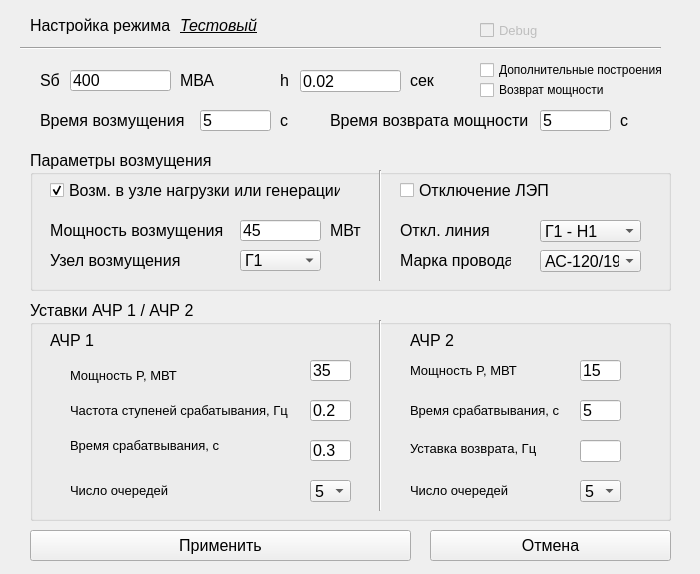
<?xml version="1.0" encoding="UTF-8"?>
<ui version="4.0">
 <class>Form</class>
 <widget class="QWidget" name="Form">
  <property name="geometry">
   <rect>
    <x>0</x>
    <y>0</y>
    <width>700</width>
    <height>574</height>
   </rect>
  </property>
  <property name="minimumSize">
   <size>
    <width>431</width>
    <height>539</height>
   </size>
  </property>
  <property name="maximumSize">
   <size>
    <width>700</width>
    <height>700</height>
   </size>
  </property>
  <property name="font">
   <font>
    <pointsize>12</pointsize>
   </font>
  </property>
  <property name="windowTitle">
   <string>Изменение параметров режима</string>
  </property>
  <widget class="QLabel" name="label">
   <property name="geometry">
    <rect>
     <x>30</x>
     <y>10</y>
     <width>141</width>
     <height>31</height>
    </rect>
   </property>
   <property name="text">
    <string>Настройка режима:</string>
   </property>
  </widget>
  <widget class="QLabel" name="label_2">
   <property name="geometry">
    <rect>
     <x>180</x>
     <y>10</y>
     <width>201</width>
     <height>31</height>
    </rect>
   </property>
   <property name="font">
    <font>
     <pointsize>12</pointsize>
     <italic>true</italic>
     <underline>true</underline>
    </font>
   </property>
   <property name="text">
    <string>Тестовый</string>
   </property>
  </widget>
  <widget class="Line" name="line">
   <property name="geometry">
    <rect>
     <x>20</x>
     <y>40</y>
     <width>641</width>
     <height>16</height>
    </rect>
   </property>
   <property name="orientation">
    <enum>Qt::Horizontal</enum>
   </property>
  </widget>
  <widget class="QGroupBox" name="groupBox">
   <property name="geometry">
    <rect>
     <x>30</x>
     <y>150</y>
     <width>641</width>
     <height>141</height>
    </rect>
   </property>
   <property name="title">
    <string>Параметры возмущения</string>
   </property>
   <widget class="QLabel" name="label_5">
    <property name="geometry">
     <rect>
      <x>20</x>
      <y>70</y>
      <width>181</width>
      <height>21</height>
     </rect>
    </property>
    <property name="toolTip">
     <string>&lt;html&gt;&lt;head/&gt;&lt;body&gt;&lt;p&gt;мощность возмущающего воздействия&lt;/p&gt;&lt;/body&gt;&lt;/html&gt;</string>
    </property>
    <property name="text">
     <string>Мощность возмущения</string>
    </property>
   </widget>
   <widget class="QLineEdit" name="lineEdit_2">
    <property name="geometry">
     <rect>
      <x>210</x>
      <y>70</y>
      <width>81</width>
      <height>21</height>
     </rect>
    </property>
    <property name="text">
     <string>45</string>
    </property>
   </widget>
   <widget class="QLabel" name="label_6">
    <property name="geometry">
     <rect>
      <x>300</x>
      <y>70</y>
      <width>49</width>
      <height>21</height>
     </rect>
    </property>
    <property name="text">
     <string>МВт</string>
    </property>
   </widget>
   <widget class="QLabel" name="label_7">
    <property name="geometry">
     <rect>
      <x>20</x>
      <y>100</y>
      <width>181</width>
      <height>21</height>
     </rect>
    </property>
    <property name="toolTip">
     <string>&lt;html&gt;&lt;head/&gt;&lt;body&gt;&lt;p&gt;место возмущения&lt;/p&gt;&lt;/body&gt;&lt;/html&gt;</string>
    </property>
    <property name="text">
     <string>Узел возмущения</string>
    </property>
   </widget>
   <widget class="QComboBox" name="comboBox">
    <property name="geometry">
     <rect>
      <x>210</x>
      <y>100</y>
      <width>81</width>
      <height>21</height>
     </rect>
    </property>
    <item>
     <property name="text">
      <string>Г1</string>
     </property>
    </item>
    <item>
     <property name="text">
      <string>Г2</string>
     </property>
    </item>
    <item>
     <property name="text">
      <string>НГ1</string>
     </property>
    </item>
    <item>
     <property name="text">
      <string>НГ2</string>
     </property>
    </item>
    <item>
     <property name="text">
      <string>НГ3</string>
     </property>
    </item>
    <item>
     <property name="text">
      <string>НГ4</string>
     </property>
    </item>
   </widget>
   <widget class="Line" name="line_3">
    <property name="geometry">
     <rect>
      <x>340</x>
      <y>20</y>
      <width>20</width>
      <height>111</height>
     </rect>
    </property>
    <property name="orientation">
     <enum>Qt::Vertical</enum>
    </property>
   </widget>
   <widget class="QLabel" name="label_19">
    <property name="geometry">
     <rect>
      <x>370</x>
      <y>70</y>
      <width>111</width>
      <height>21</height>
     </rect>
    </property>
    <property name="toolTip">
     <string>&lt;html&gt;&lt;head/&gt;&lt;body&gt;&lt;p&gt;Отключаемя линия&lt;/p&gt;&lt;/body&gt;&lt;/html&gt;</string>
    </property>
    <property name="text">
     <string>Откл. линия</string>
    </property>
   </widget>
   <widget class="QComboBox" name="Line_off">
    <property name="geometry">
     <rect>
      <x>510</x>
      <y>70</y>
      <width>101</width>
      <height>22</height>
     </rect>
    </property>
    <item>
     <property name="text">
      <string>Г1 - Н1</string>
     </property>
    </item>
    <item>
     <property name="text">
      <string>Н1 - Н2</string>
     </property>
    </item>
    <item>
     <property name="text">
      <string>Н2 - Н3 </string>
     </property>
    </item>
    <item>
     <property name="text">
      <string>Н3 - Г2</string>
     </property>
    </item>
    <item>
     <property name="text">
      <string>Г2 - Н4</string>
     </property>
    </item>
    <item>
     <property name="text">
      <string>Н4 - Г1</string>
     </property>
    </item>
   </widget>
   <widget class="QLabel" name="label_20">
    <property name="geometry">
     <rect>
      <x>370</x>
      <y>100</y>
      <width>111</width>
      <height>21</height>
     </rect>
    </property>
    <property name="toolTip">
     <string>&lt;html&gt;&lt;head/&gt;&lt;body&gt;&lt;p&gt;Марка провода выбирается для всех линий в системе (определяет пропускаему мощность в режиме одной связи)&lt;/p&gt;&lt;/body&gt;&lt;/html&gt;</string>
    </property>
    <property name="text">
     <string>Марка провода</string>
    </property>
   </widget>
   <widget class="QComboBox" name="Line_mark">
    <property name="geometry">
     <rect>
      <x>510</x>
      <y>100</y>
      <width>101</width>
      <height>22</height>
     </rect>
    </property>
    <item>
     <property name="text">
      <string>АС-120/19</string>
     </property>
    </item>
    <item>
     <property name="text">
      <string>АС-240/32</string>
     </property>
    </item>
   </widget>
   <widget class="QCheckBox" name="Line_fault">
    <property name="geometry">
     <rect>
      <x>370</x>
      <y>30</y>
      <width>161</width>
      <height>20</height>
     </rect>
    </property>
    <property name="text">
     <string>Отключение ЛЭП</string>
    </property>
   </widget>
   <widget class="QCheckBox" name="knot_fault">
    <property name="geometry">
     <rect>
      <x>20</x>
      <y>30</y>
      <width>291</width>
      <height>20</height>
     </rect>
    </property>
    <property name="text">
     <string>Возм. в узле нагрузки или генерации</string>
    </property>
    <property name="checked">
     <bool>true</bool>
    </property>
   </widget>
  </widget>
  <widget class="QPushButton" name="pushButton">
   <property name="geometry">
    <rect>
     <x>30</x>
     <y>530</y>
     <width>381</width>
     <height>31</height>
    </rect>
   </property>
   <property name="text">
    <string>Применить</string>
   </property>
  </widget>
  <widget class="QPushButton" name="pushButton_2">
   <property name="geometry">
    <rect>
     <x>430</x>
     <y>530</y>
     <width>241</width>
     <height>31</height>
    </rect>
   </property>
   <property name="text">
    <string>Отмена</string>
   </property>
  </widget>
  <widget class="QGroupBox" name="groupBox_2">
   <property name="geometry">
    <rect>
     <x>30</x>
     <y>300</y>
     <width>641</width>
     <height>221</height>
    </rect>
   </property>
   <property name="title">
    <string>Уставки АЧР 1 / АЧР 2</string>
   </property>
   <widget class="QLabel" name="label_8">
    <property name="geometry">
     <rect>
      <x>40</x>
      <y>60</y>
      <width>111</width>
      <height>31</height>
     </rect>
    </property>
    <property name="font">
     <font>
      <pointsize>10</pointsize>
     </font>
    </property>
    <property name="toolTip">
     <string>&lt;html&gt;&lt;head/&gt;&lt;body&gt;&lt;p&gt;Выделенная мощность на АЧР 1&lt;/p&gt;&lt;/body&gt;&lt;/html&gt;</string>
    </property>
    <property name="text">
     <string>Мощность P, МВТ</string>
    </property>
   </widget>
   <widget class="QLineEdit" name="A4R2_P_field">
    <property name="geometry">
     <rect>
      <x>550</x>
      <y>60</y>
      <width>41</width>
      <height>21</height>
     </rect>
    </property>
    <property name="text">
     <string>15</string>
    </property>
   </widget>
   <widget class="QLabel" name="label_9">
    <property name="geometry">
     <rect>
      <x>40</x>
      <y>130</y>
      <width>151</width>
      <height>31</height>
     </rect>
    </property>
    <property name="font">
     <font>
      <pointsize>10</pointsize>
     </font>
    </property>
    <property name="toolTip">
     <string>&lt;html&gt;&lt;head/&gt;&lt;body&gt;&lt;p&gt;Уставка очередей по времени&lt;/p&gt;&lt;/body&gt;&lt;/html&gt;</string>
    </property>
    <property name="text">
     <string>Время срабатвывания, с</string>
    </property>
   </widget>
   <widget class="QLineEdit" name="A4R1_f_field">
    <property name="geometry">
     <rect>
      <x>280</x>
      <y>100</y>
      <width>41</width>
      <height>21</height>
     </rect>
    </property>
    <property name="text">
     <string>0.2</string>
    </property>
   </widget>
   <widget class="QLabel" name="label_10">
    <property name="geometry">
     <rect>
      <x>20</x>
      <y>30</y>
      <width>121</width>
      <height>21</height>
     </rect>
    </property>
    <property name="text">
     <string>АЧР 1</string>
    </property>
   </widget>
   <widget class="QLabel" name="label_11">
    <property name="geometry">
     <rect>
      <x>40</x>
      <y>100</y>
      <width>221</width>
      <height>21</height>
     </rect>
    </property>
    <property name="font">
     <font>
      <pointsize>10</pointsize>
     </font>
    </property>
    <property name="toolTip">
     <string>&lt;html&gt;&lt;head/&gt;&lt;body&gt;&lt;p&gt;Частота срабатывания между очередями АЧР&lt;/p&gt;&lt;/body&gt;&lt;/html&gt;</string>
    </property>
    <property name="text">
     <string>Частота ступеней срабатывания, Гц</string>
    </property>
   </widget>
   <widget class="QLineEdit" name="A4R1_t_field">
    <property name="geometry">
     <rect>
      <x>280</x>
      <y>140</y>
      <width>41</width>
      <height>21</height>
     </rect>
    </property>
    <property name="text">
     <string>0.3</string>
    </property>
   </widget>
   <widget class="QLabel" name="label_13">
    <property name="geometry">
     <rect>
      <x>380</x>
      <y>30</y>
      <width>121</width>
      <height>21</height>
     </rect>
    </property>
    <property name="text">
     <string>АЧР 2</string>
    </property>
   </widget>
   <widget class="QLineEdit" name="A4R2_t_field">
    <property name="geometry">
     <rect>
      <x>550</x>
      <y>100</y>
      <width>41</width>
      <height>21</height>
     </rect>
    </property>
    <property name="text">
     <string>5</string>
    </property>
   </widget>
   <widget class="QLabel" name="label_15">
    <property name="geometry">
     <rect>
      <x>380</x>
      <y>50</y>
      <width>111</width>
      <height>41</height>
     </rect>
    </property>
    <property name="font">
     <font>
      <pointsize>10</pointsize>
     </font>
    </property>
    <property name="toolTip">
     <string>&lt;html&gt;&lt;head/&gt;&lt;body&gt;&lt;p&gt;Выделенная мощность на АЧР2&lt;/p&gt;&lt;/body&gt;&lt;/html&gt;</string>
    </property>
    <property name="text">
     <string>Мощность P, МВТ</string>
    </property>
   </widget>
   <widget class="QLineEdit" name="A4R1_P_field">
    <property name="geometry">
     <rect>
      <x>280</x>
      <y>60</y>
      <width>41</width>
      <height>21</height>
     </rect>
    </property>
    <property name="text">
     <string>35</string>
    </property>
   </widget>
   <widget class="QLabel" name="label_14">
    <property name="geometry">
     <rect>
      <x>380</x>
      <y>100</y>
      <width>151</width>
      <height>21</height>
     </rect>
    </property>
    <property name="font">
     <font>
      <pointsize>10</pointsize>
     </font>
    </property>
    <property name="text">
     <string>Время срабатвывания, с</string>
    </property>
   </widget>
   <widget class="QLabel" name="label_12">
    <property name="geometry">
     <rect>
      <x>40</x>
      <y>170</y>
      <width>151</width>
      <height>41</height>
     </rect>
    </property>
    <property name="font">
     <font>
      <pointsize>10</pointsize>
     </font>
    </property>
    <property name="toolTip">
     <string>&lt;html&gt;&lt;head/&gt;&lt;body&gt;&lt;p&gt;Уставка очередей по времени&lt;/p&gt;&lt;/body&gt;&lt;/html&gt;</string>
    </property>
    <property name="text">
     <string>Число очередей</string>
    </property>
   </widget>
   <widget class="QComboBox" name="A4R1_count_stpes">
    <property name="geometry">
     <rect>
      <x>280</x>
      <y>180</y>
      <width>41</width>
      <height>22</height>
     </rect>
    </property>
    <item>
     <property name="text">
      <string>5</string>
     </property>
    </item>
    <item>
     <property name="text">
      <string>10</string>
     </property>
    </item>
    <item>
     <property name="text">
      <string>15</string>
     </property>
    </item>
    <item>
     <property name="text">
      <string>20</string>
     </property>
    </item>
   </widget>
   <widget class="QLabel" name="label_16">
    <property name="geometry">
     <rect>
      <x>380</x>
      <y>170</y>
      <width>151</width>
      <height>41</height>
     </rect>
    </property>
    <property name="font">
     <font>
      <pointsize>10</pointsize>
     </font>
    </property>
    <property name="toolTip">
     <string>&lt;html&gt;&lt;head/&gt;&lt;body&gt;&lt;p&gt;Уставка очередей по времени&lt;/p&gt;&lt;/body&gt;&lt;/html&gt;</string>
    </property>
    <property name="text">
     <string>Число очередей</string>
    </property>
   </widget>
   <widget class="QComboBox" name="A4R2_count_stpes">
    <property name="geometry">
     <rect>
      <x>550</x>
      <y>180</y>
      <width>41</width>
      <height>22</height>
     </rect>
    </property>
    <item>
     <property name="text">
      <string>5</string>
     </property>
    </item>
    <item>
     <property name="text">
      <string>10</string>
     </property>
    </item>
    <item>
     <property name="text">
      <string>15</string>
     </property>
    </item>
    <item>
     <property name="text">
      <string>20</string>
     </property>
    </item>
   </widget>
   <widget class="Line" name="line_2">
    <property name="geometry">
     <rect>
      <x>340</x>
      <y>20</y>
      <width>20</width>
      <height>191</height>
     </rect>
    </property>
    <property name="orientation">
     <enum>Qt::Vertical</enum>
    </property>
   </widget>
   <widget class="QLabel" name="label_21">
    <property name="geometry">
     <rect>
      <x>380</x>
      <y>140</y>
      <width>161</width>
      <height>16</height>
     </rect>
    </property>
    <property name="font">
     <font>
      <pointsize>10</pointsize>
     </font>
    </property>
    <property name="text">
     <string>Уставка возврата, Гц</string>
    </property>
   </widget>
   <widget class="QLineEdit" name="A4R2_vozvr_field">
    <property name="geometry">
     <rect>
      <x>550</x>
      <y>140</y>
      <width>41</width>
      <height>22</height>
     </rect>
    </property>
   </widget>
  </widget>
  <widget class="QCheckBox" name="checkBox">
   <property name="enabled">
    <bool>false</bool>
   </property>
   <property name="geometry">
    <rect>
     <x>480</x>
     <y>20</y>
     <width>71</width>
     <height>21</height>
    </rect>
   </property>
   <property name="font">
    <font>
     <pointsize>10</pointsize>
    </font>
   </property>
   <property name="toolTip">
    <string>&lt;html&gt;&lt;head/&gt;&lt;body&gt;&lt;p&gt;Можно изменять мощности нагрузок прямо во время симуляции&lt;/p&gt;&lt;/body&gt;&lt;/html&gt;</string>
   </property>
   <property name="text">
    <string>Debug</string>
   </property>
  </widget>
  <widget class="QLineEdit" name="S_basis_field">
   <property name="geometry">
    <rect>
     <x>70</x>
     <y>70</y>
     <width>101</width>
     <height>21</height>
    </rect>
   </property>
   <property name="text">
    <string>400</string>
   </property>
  </widget>
  <widget class="QLabel" name="S_basis">
   <property name="geometry">
    <rect>
     <x>40</x>
     <y>60</y>
     <width>21</width>
     <height>41</height>
    </rect>
   </property>
   <property name="toolTip">
    <string>&lt;html&gt;&lt;head/&gt;&lt;body&gt;&lt;p&gt;Базисная мощность&lt;/p&gt;&lt;/body&gt;&lt;/html&gt;</string>
   </property>
   <property name="text">
    <string>Sб</string>
   </property>
  </widget>
  <widget class="QLabel" name="S_basis_izm">
   <property name="geometry">
    <rect>
     <x>180</x>
     <y>60</y>
     <width>49</width>
     <height>41</height>
    </rect>
   </property>
   <property name="text">
    <string>МВА</string>
   </property>
  </widget>
  <widget class="QCheckBox" name="checkBox_2">
   <property name="geometry">
    <rect>
     <x>480</x>
     <y>60</y>
     <width>191</width>
     <height>20</height>
    </rect>
   </property>
   <property name="font">
    <font>
     <pointsize>9</pointsize>
    </font>
   </property>
   <property name="toolTip">
    <string>&lt;html&gt;&lt;head/&gt;&lt;body&gt;&lt;p&gt;Построит дополнительные графики по углу передачи и мощности генераторов. В отдельном окне в конце симуляции&lt;/p&gt;&lt;/body&gt;&lt;/html&gt;</string>
   </property>
   <property name="text">
    <string>Дополнительные построения</string>
   </property>
  </widget>
  <widget class="QLineEdit" name="lineEdit">
   <property name="geometry">
    <rect>
     <x>200</x>
     <y>110</y>
     <width>71</width>
     <height>21</height>
    </rect>
   </property>
   <property name="text">
    <string>5</string>
   </property>
  </widget>
  <widget class="QLabel" name="label_3">
   <property name="geometry">
    <rect>
     <x>40</x>
     <y>110</y>
     <width>151</width>
     <height>21</height>
    </rect>
   </property>
   <property name="toolTip">
    <string>&lt;html&gt;&lt;head/&gt;&lt;body&gt;&lt;p&gt;Момент возмущаего воздейсвтия&lt;/p&gt;&lt;/body&gt;&lt;/html&gt;</string>
   </property>
   <property name="text">
    <string>Время возмущения</string>
   </property>
  </widget>
  <widget class="QLabel" name="label_4">
   <property name="geometry">
    <rect>
     <x>280</x>
     <y>110</y>
     <width>49</width>
     <height>21</height>
    </rect>
   </property>
   <property name="text">
    <string>с</string>
   </property>
  </widget>
  <widget class="QLineEdit" name="h_field">
   <property name="geometry">
    <rect>
     <x>300</x>
     <y>70</y>
     <width>101</width>
     <height>22</height>
    </rect>
   </property>
   <property name="text">
    <string>0.02</string>
   </property>
  </widget>
  <widget class="QLabel" name="label_17">
   <property name="geometry">
    <rect>
     <x>280</x>
     <y>70</y>
     <width>16</width>
     <height>21</height>
    </rect>
   </property>
   <property name="toolTip">
    <string>&lt;html&gt;&lt;head/&gt;&lt;body&gt;&lt;p&gt;шаг симуляции&lt;/p&gt;&lt;/body&gt;&lt;/html&gt;</string>
   </property>
   <property name="text">
    <string>h</string>
   </property>
  </widget>
  <widget class="QLabel" name="label_18">
   <property name="geometry">
    <rect>
     <x>410</x>
     <y>70</y>
     <width>49</width>
     <height>21</height>
    </rect>
   </property>
   <property name="text">
    <string>сек</string>
   </property>
  </widget>
  <widget class="QCheckBox" name="Pvozvr_check">
   <property name="geometry">
    <rect>
     <x>480</x>
     <y>80</y>
     <width>191</width>
     <height>20</height>
    </rect>
   </property>
   <property name="font">
    <font>
     <pointsize>9</pointsize>
    </font>
   </property>
   <property name="toolTip">
    <string>&lt;html&gt;&lt;head/&gt;&lt;body&gt;&lt;p&gt;Построит дополнительные графики по углу передачи и мощности генераторов. В отдельном окне в конце симуляции&lt;/p&gt;&lt;/body&gt;&lt;/html&gt;</string>
   </property>
   <property name="text">
    <string>Возврат мощности</string>
   </property>
  </widget>
  <widget class="QLabel" name="label_22">
   <property name="geometry">
    <rect>
     <x>330</x>
     <y>110</y>
     <width>201</width>
     <height>21</height>
    </rect>
   </property>
   <property name="toolTip">
    <string>&lt;html&gt;&lt;head/&gt;&lt;body&gt;&lt;p&gt;Момент возмущаего воздейсвтия&lt;/p&gt;&lt;/body&gt;&lt;/html&gt;</string>
   </property>
   <property name="text">
    <string>Время возврата мощности</string>
   </property>
  </widget>
  <widget class="QLineEdit" name="Pvozvr">
   <property name="geometry">
    <rect>
     <x>540</x>
     <y>110</y>
     <width>71</width>
     <height>21</height>
    </rect>
   </property>
   <property name="text">
    <string>5</string>
   </property>
  </widget>
  <widget class="QLabel" name="label_23">
   <property name="geometry">
    <rect>
     <x>620</x>
     <y>110</y>
     <width>49</width>
     <height>21</height>
    </rect>
   </property>
   <property name="text">
    <string>с</string>
   </property>
  </widget>
 </widget>
 <resources/>
 <connections/>
</ui>
